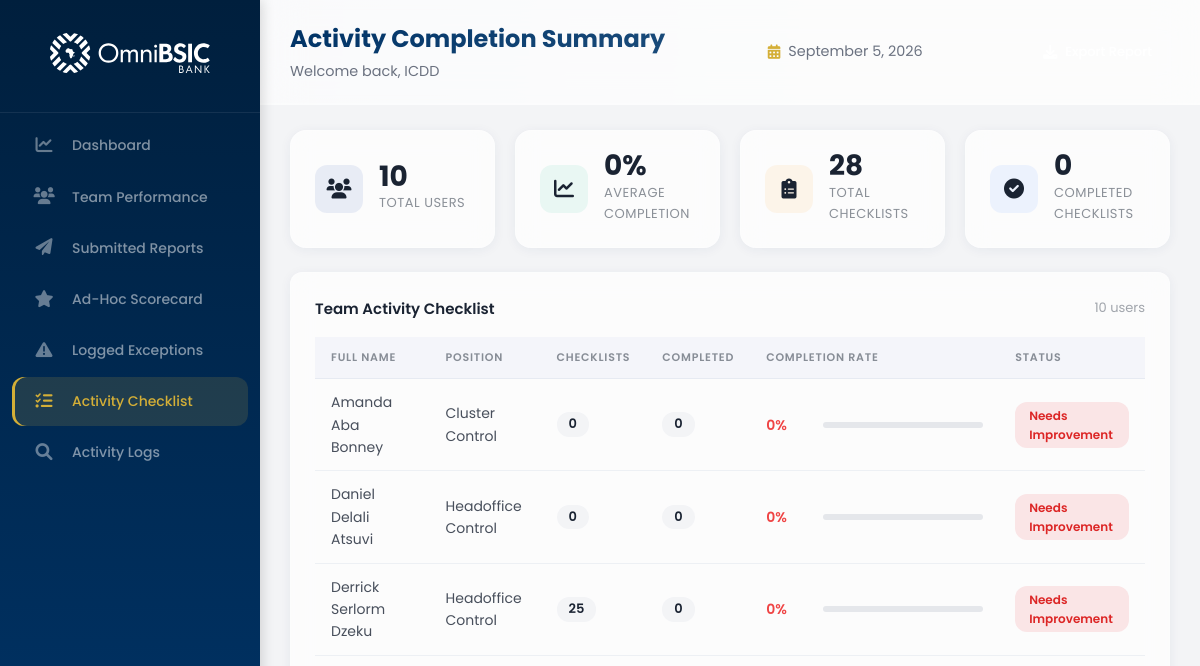
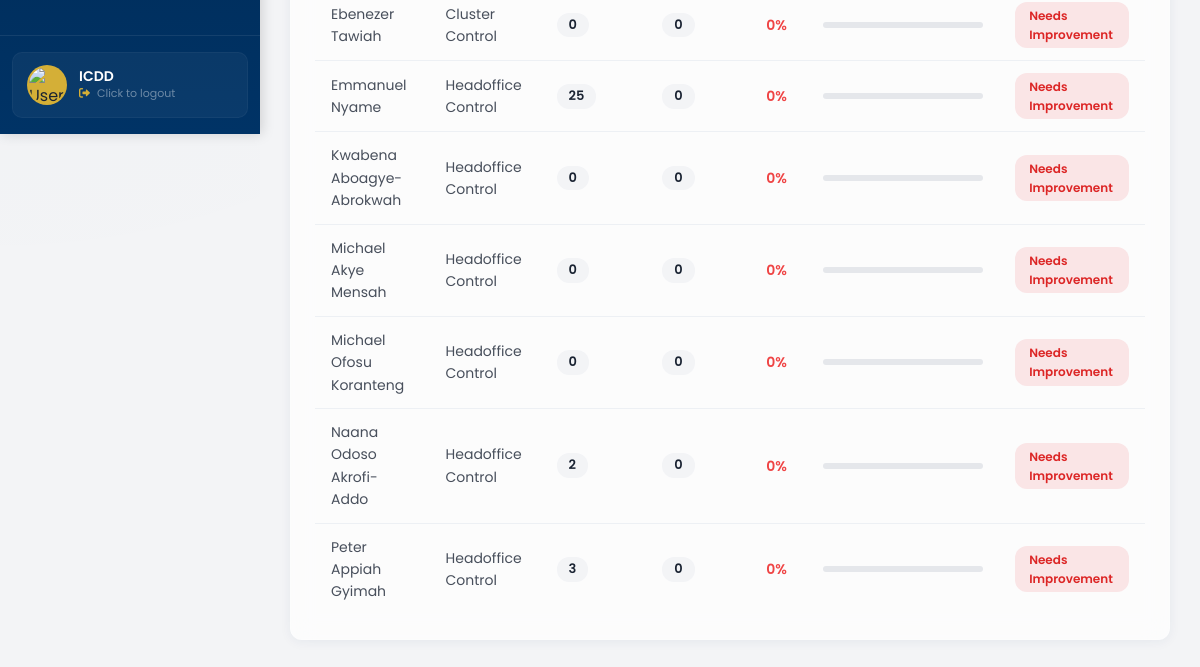
The app's page /adminboard/supervisor/checklist/ (signed in), older data (2 pictures, top to bottom).
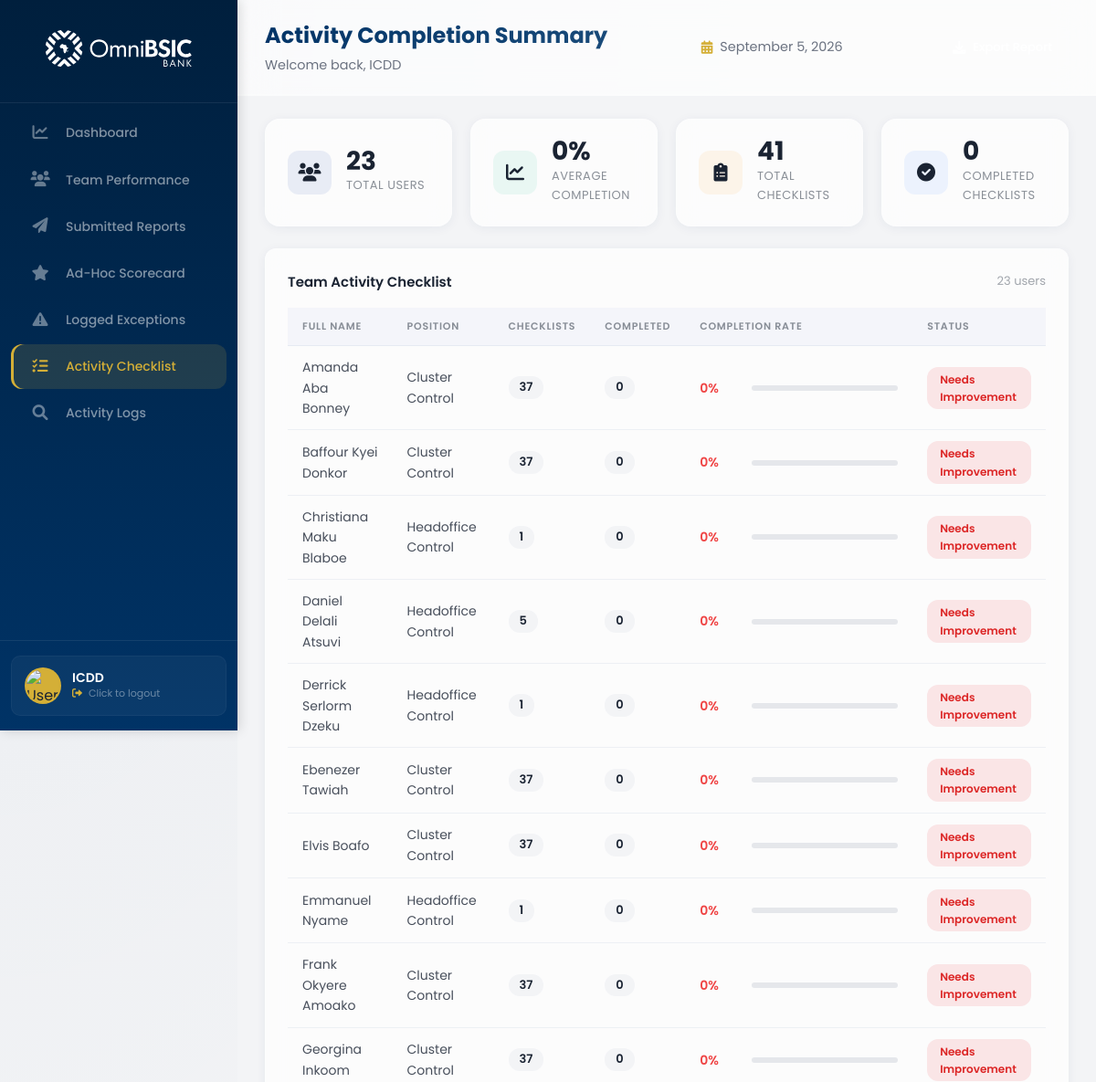
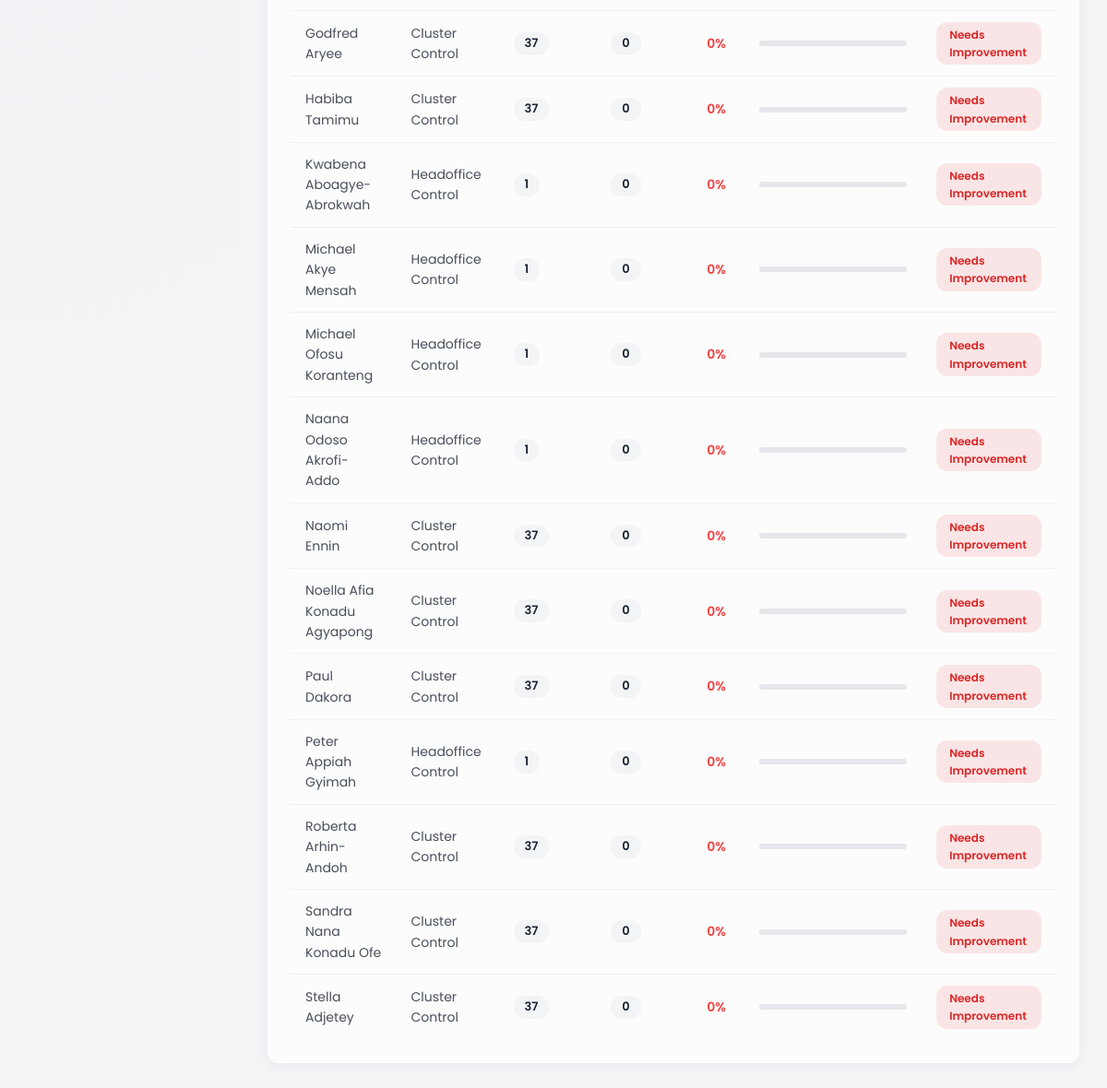
The same page, newer data (2 pictures, top to bottom).
### control_dashboard/models.py (models this page shows, shortened)
class UserProfile(models.Model):
    ROLE_CHOICES = [
        ('admin', 'Admin'),
        ('supervisor', 'Supervisor'),
        ('member', 'Member'),
    ]
    POSITION_CHOICES = [
        ('hc', 'Headoffice Control'),
        ('cc', 'Cluster Control'),
    ]
    STATUS_CHOICES = [
        ('active', 'Active'),
        ('inactive', 'Inactive'),
    ]
    user = models.OneToOneField(
        User,
        on_delete=models.CASCADE,
        related_name='profile',
        null=True,
        blank=True
    )
    email = models.EmailField(unique=True)
    full_name = models.CharField(max_length=200)
    username = models.CharField(max_length=150, unique=True, blank=True, null=True)
    position = models.CharField(max_length=50, choices=POSITION_CHOICES, default='member')
    role = models.CharField(max_length=50, choices=ROLE_CHOICES, default='member')
    status = models.CharField(max_length=50, choices=STATUS_CHOICES, default='active')
    departments = models.ManyToManyField(
        'Department',
        blank=True,
        related_name='user_profiles'
    )
    branches = models.ManyToManyField(
        'Branch',
        blank=True,
        related_name='user_profiles'
    )
    created_at = models.DateTimeField(auto_now_add=True)
    updated_at = models.DateTimeField(auto_now=True)
    class Meta:
        db_table = 'user_profiles'
        ordering = ['full_name']

### control_dashboard/views.py (the view)
# urls.py: path('supervisor/checklist/', views.supervisor_checklist, name='supervisor_checklist'),
@login_required
def supervisor_checklist(request):
    try:
        user_profile = UserProfile.objects.get(email=request.user.email)
        if user_profile.role != 'supervisor' and user_profile.role != 'admin':
            messages.error(request, 'You do not have permission to access this page.')
            return redirect_dashboard(request.user)
    except UserProfile.DoesNotExist:
        return redirect_dashboard(request.user)
    team_members = UserProfile.objects.filter(role='member', status='active').order_by('full_name')
    all_checklists = Checklist.objects.filter(is_active=True)
    user_completion_data = []
    total_users = team_members.count()
    total_completed = 0
    total_completion_rate = 0
    for member in team_members:
        assigned_checklists = all_checklists.filter(
            Q(assigned_users=member) |
            Q(assignment_target='all') |
            Q(assignment_target=member.position)
        ).distinct()
        total_assigned = assigned_checklists.count()
        completed_checklists = ChecklistLog.objects.filter(
            user=member,
            checklist__in=assigned_checklists
        ).values_list('checklist_id', flat=True).distinct().count()
        if total_assigned > 0:
            completion_rate = int((completed_checklists / total_assigned) * 100)
        else:
            completion_rate = 0
        if completion_rate >= 90:
            status = 'success'
            status_text = 'Excellent'
        elif completion_rate >= 70:
            status = 'warning'
            status_text = 'Good'
        elif completion_rate >= 40:
            status = 'warning'
            status_text = 'In Progress'
        else:
            status = 'danger'
            status_text = 'Needs Improvement'
        total_completed += completed_checklists
        if total_assigned > 0:
            total_completion_rate += completion_rate
        user_completion_data.append({
            'user': member,
            'total_checklists': total_assigned,
            'completed_checklists': completed_checklists,
            'completion_rate': completion_rate,
            'status': status,
            'status_text': status_text,
        })
    if total_users > 0 and sum(d['total_checklists'] for d in user_completion_data) > 0:
        avg_completion = int(total_completion_rate / total_users)
    else:
        avg_completion = 0
    user_completion_data.sort(key=lambda x: x['completion_rate'], reverse=True)
    context = {
        'user_profile': user_profile,
        'user_completion_data': user_completion_data,
        'total_users': total_users,
        'avg_completion': avg_completion,
        'total_checklists': all_checklists.count(),
        'total_completed': total_completed,
        'all_checklists': all_checklists,
    }
    return render(request, 'control_dashboard/checklist-sup.html', context)

### control_dashboard/templates/control_dashboard/checklist-sup.html (shortened to what the changed rows need)
{% extends 'control_dashboard/base.html' %}
{% load static %}
{% block extra_css %}
<link rel="stylesheet" href="{% static 'stylesheets/supervisor-checklist.css' %}" type="text/css">
{% endblock %}
{% block content %}
<div class="stats-grid">
    <div class="stat-card">
        <div class="stat-info">
            <span class="stat-value">{{ total_users|default:0 }}</span>
            <span class="stat-label">Total Users</span>
        </div>
    </div>
    <div class="stat-card">
        <div class="stat-info">
            <span class="stat-value">{{ total_checklists|default:0 }}</span>
            <span class="stat-label">Total Checklists</span>
        </div>
    </div>
</div>
<div class="table-container">
    <div class="table-header">
        <h4>Team Activity Checklist</h4>
        <span class="user-count">{{ user_completion_data|length }} users</span>
    </div>
    <div class="table-responsive">
        <table class="checklist-table">
            <thead>
                <tr>
                    <th>Full Name</th>
                    <th>Position</th>
                    <th class="text-center">Checklists</th>
                    <th class="text-center">Completed</th>
                    <th style="width: 30%;">Completion Rate</th>
                    <th class="text-center">Status</th>
                </tr>
            </thead>
            <tbody>
                {% for data in user_completion_data %}
                <tr onclick="viewUserDetail({{ data.user.id }})" class="user-row" data-user="{{ data.user.id }}" style="cursor: pointer;">
                    <td class="font-bold">
                        {{ data.user.full_name|default:data.user.email }}
                    </td>
                    <td>{{ data.user.get_position_display|default:"Member" }}</td>
                    <td class="text-center"><span class="task-count-badge">{{ data.total_checklists }}</span></td>
                    <td class="text-center"><span class="task-count-badge">{{ data.completed_checklists }}</span></td>
                    <td>
                        <div class="performance-metric-wrapper">
                            <span class="score-text {% if data.completion_rate >= 90 %}text-success{% elif data.completion_rate >= 70 %}text-warning{% else %}text-danger{% endif %}">
                                {{ data.completion_rate }}%
                            </span>
                            <div class="progress-track">
                            </div>
                        </div>
                    </td>
                    <td class="text-center">
                        <span class="status-badge {% if data.status == 'success' %}active{% elif data.status == 'warning' %}pending{% else %}inactive{% endif %}">
                            {{ data.status_text }}
                        </span>
                    </td>
                </tr>
                {% endfor %}
            </tbody>
        </table>
    </div>
</div>
{% endblock %}

Row changes from the older to the newer data that the page shows:
changed UserProfile "Amanda Aba Bonney": total_checklists "0" → "37"
added UserProfile: user.full_name "Baffour Kyei Donkor", user.position "Cluster Control", total_checklists "37", completed_checklists "0", completion_rate "0", status_text "Needs Improvement"
added UserProfile: user.full_name "Christiana Maku Blaboe", user.position "Headoffice Control", total_checklists "1", completed_checklists "0", completion_rate "0", status_text "Needs Improvement"
changed UserProfile "Daniel Delali Atsuvi": total_checklists "0" → "5"
computed for UserProfile "Derrick Serlorm Dzeku": total_checklists "25" → "1"
changed UserProfile "Ebenezer Tawiah": total_checklists "0" → "37"
added UserProfile: user.full_name "Elvis Boafo", user.position "Cluster Control", total_checklists "37", completed_checklists "0", completion_rate "0", status_text "Needs Improvement"
changed UserProfile "Emmanuel Nyame": total_checklists "25" → "1"
added UserProfile: user.full_name "Frank Okyere Amoako", user.position "Cluster Control", total_checklists "37", completed_checklists "0", completion_rate "0", status_text "Needs Improvement"
added UserProfile: user.full_name "Georgina Inkoom", user.position "Cluster Control", total_checklists "37", completed_checklists "0", completion_rate "0", status_text "Needs Improvement"
added UserProfile: user.full_name "Godfred Aryee", user.position "Cluster Control", total_checklists "37", completed_checklists "0", completion_rate "0", status_text "Needs Improvement"
added UserProfile: user.full_name "Habiba Tamimu", user.position "Cluster Control", total_checklists "37", completed_checklists "0", completion_rate "0", status_text "Needs Improvement"
changed UserProfile "Kwabena Aboagye-Abrokwah": total_checklists "0" → "1"
computed for UserProfile "Michael Akye Mensah": total_checklists "0" → "1"
computed for UserProfile "Michael Ofosu Koranteng": total_checklists "0" → "1"
computed for UserProfile "Naana Odoso Akrofi-Addo": total_checklists "2" → "1"
added UserProfile: user.full_name "Naomi Ennin", user.position "Cluster Control", total_checklists "37", completed_checklists "0", completion_rate "0", status_text "Needs Improvement"
added UserProfile: user.full_name "Noella Afia Konadu Agyapong", user.position "Cluster Control", total_checklists "37", completed_checklists "0", completion_rate "0", status_text "Needs Improvement"
added UserProfile: user.full_name "Paul Dakora", user.position "Cluster Control", total_checklists "37", completed_checklists "0", completion_rate "0", status_text "Needs Improvement"
computed for UserProfile "Peter Appiah Gyimah": total_checklists "3" → "1"
added UserProfile: user.full_name "Roberta Arhin-Andoh", user.position "Cluster Control", total_checklists "37", completed_checklists "0", completion_rate "0", status_text "Needs Improvement"
added UserProfile: user.full_name "Sandra Nana Konadu Ofe", user.position "Cluster Control", total_checklists "37", completed_checklists "0", completion_rate "0", status_text "Needs Improvement"
added UserProfile: user.full_name "Stella Adjetey", user.position "Cluster Control", total_checklists "37", completed_checklists "0", completion_rate "0", status_text "Needs Improvement"
Text that changed along with them:
{{ total_users|default:0 }}: "10" → "23"
{{ total_checklists|default:0 }}: "28" → "41"
{{ user_completion_data|length }}: "10" → "23"
